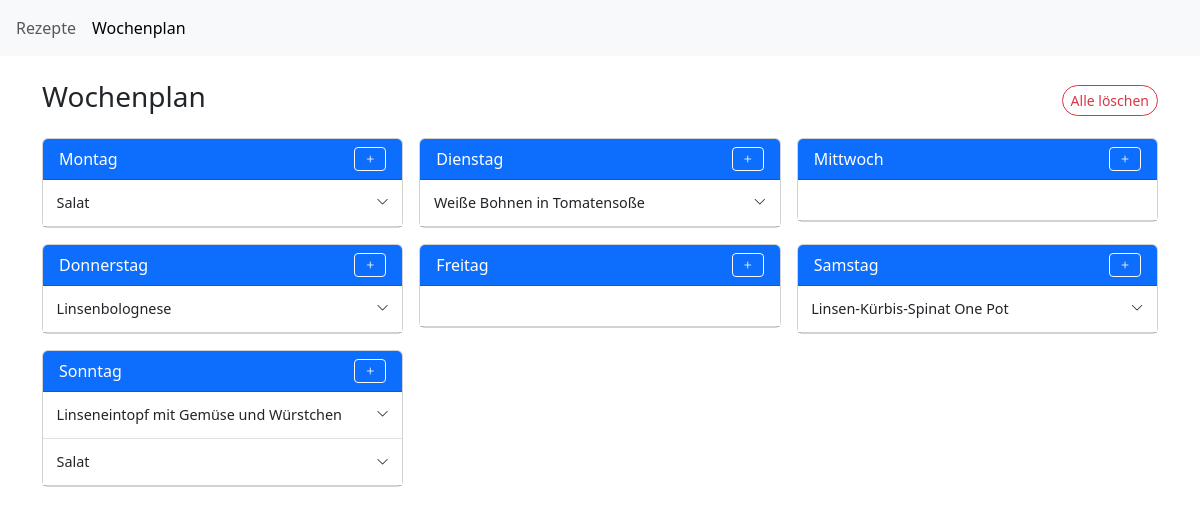
The app's page /recipes/weekly-plan/ with its own data.
### recipes/models.py (models this page shows, shortened)
class WeeklyPlanEntry(models.Model):
    plan = models.ForeignKey(WeeklyPlan, related_name="entries", on_delete=models.CASCADE)
    day = models.CharField(max_length=10, choices=DAY_CHOICES)
    recipe = models.ForeignKey('Recipe', on_delete=models.CASCADE)
    comment = models.TextField(blank=True)
    class Meta:
        ordering = ['day', 'id']  # damit die Einträge in Tagesreihenfolge angezeigt werden

class Recipe(models.Model):
    title = models.CharField(
        max_length=200,
        help_text="Titel"
    )
    slug = models.SlugField(
        unique=True,
        blank=True
    )
    servings = models.PositiveIntegerField(
        help_text="Portionen",
        null=True,
        blank=True,
    )
    image = models.ImageField(
        upload_to='recipes/',
        blank=True,
        null=True,
        help_text="Hauptbild"
    )
    labels = models.ManyToManyField(
        "Label",
        blank=True,
        help_text="Label"
    )
    duration_minutes = models.PositiveIntegerField(
        null=True,
        blank=True,
        help_text="Gesamtdauer des Rezepts in Minuten"
    )
    working_time = models.PositiveIntegerField(
        null=True,
        blank=True,
        help_text="Arbeitsdauer des Rezepts in Minuten"
    )
    temperature_celsius = models.PositiveIntegerField(
        null=True,
        blank=True,
        help_text="Back-/Ofentemperatur in °C (Ober-/Unterhitze)"
    )
    ingredients = models.CharField(
        null=True,
        blank=True,
        max_length=1000,  # Du solltest hier eine Länge definieren, falls du lange Zutatenlisten erwartest
        help_text="Zutaten"
    )
    steps = models.CharField(
        null=True,
        blank=True,
        max_length=1000,  # Ebenso für Schritte
        help_text="Anleitung"
    )
    cooked_count = models.PositiveIntegerField(
        default=0,
        help_text="So oft wurde das Rezept schon gekocht"
    )
    external_link = models.URLField(
        blank=True,
        null=True,
        help_text="Fügen Sie einen externen Link hinzu."
    )  # Neues Feld für den externen Link
    def get_absolute_url(self):
        return reverse("recipes:detail", kwargs={"slug": self.slug})

### recipes/views.py (the view, shortened to what this page needs)
# urls.py: path('weekly-plan/', views.weekly_plan_view, name='weekly_plan'),
def weekly_plan_view(request):
    week_start = date(2000, 1, 1)
    plan, _ = WeeklyPlan.objects.get_or_create(week_start=week_start)
    params = request.GET.copy()
    action = params.get("action")
    recipe_id = params.get("recipe_id")
    day = params.get("day")
    if action == "add" and recipe_id and day in DAYS:
        recipe = get_object_or_404(Recipe, id=recipe_id)
        WeeklyPlanEntry.objects.create(plan=plan, day=day, recipe=recipe)
        for key in ["recipe_id", "action", "day", "entry_id"]:
            params.pop(key, None)
        return redirect(f"{reverse('recipes:weekly_plan')}?{params.urlencode()}")
    elif action == "clear":
        plan.entries.all().delete()
        for key in ["action", "recipe_id", "day", "entry_id"]:
            params.pop(key, None)
        return redirect(f"{reverse('recipes:weekly_plan')}?{params.urlencode()}")
    day_entries_list = [(day_name, plan.entries.filter(day=day_name)) for day_name in DAYS]
    context = {
        "plan": plan,
        "day_entries_list": day_entries_list,
        "recipes": Recipe.objects.all(),
        "days": DAYS,  # wichtig für das Dropdown in der Vorlage
    }
    return render(request, "recipes/weekly_plan.html", context)

### recipes/templates/recipes/weekly_plan.html (shortened to what this page needs)
{% extends "recipes/base.html" %}
{% block content %}
<div class="container my-4">
    <div class="d-flex justify-content-between align-items-center mb-3">
        <h3>Wochenplan</h3>
        <a href="?action=clear" class="btn btn-ios-sm-danger" title="Alle Einträge löschen">Alle löschen</a>
    </div>
    <div class="row g-3">
        {% for day, entries in day_entries_list %}
        <div class="col-md-4 col-sm-6">
            <div class="card">
                <div class="card-header bg-primary text-white d-flex align-items-center">
                    <span>{{ day }}</span>
                    <button
                    class="btn btn-sm btn-outline-light ms-auto toggle-btn"
                    data-bs-toggle="collapse"
                    data-bs-target="#collapseTwo{{day}}"
                    aria-expanded="false"
                    >
                        <i class="bi bi-plus plus-icon"></i>
                    </button>
                </div>
                <ul class="list-group list-group-flush day-list" data-day="{{ day }}">
                    {% for entry in entries %}
                    <li class="list-group-item text-muted empty-entry px-1">
                        <div class="accordion small-accordion w-100" id="accordion{{ entry.id }}">
                            <div class="accordion-item w-100">
                                <h2 class="accordion-header">
                                    <button
                                        class="accordion-button collapsed d-flex align-items-center"
                                        type="button"
                                        data-bs-toggle="collapse"
                                        data-bs-target="#collapseOne{{ entry.id }}"
                                        aria-expanded="false"
                                        aria-controls="collapseOne{{ entry.id }}"
                                    >
                                        <span class="flex-grow-1">
                                            {{ entry.recipe.title }}
                                        </span>
                                        <i class="bi bi-chevron-down small ms-2"></i>
                                    </button>
                                </h2>
                            </div>
                        </div>
                        </li>
                    {% empty %}
                        <li class="list-group-item text-muted empty-entry"><span class="invisible">placeholder</span></li>
                    {% endfor %}
                </ul>
            </div>
        </div>
        {% endfor %}
    </div>
</div>
{% endblock %}

### recipes/static/recipes/style.css (style rules this page uses)
.btn, .btn:hover, .btn:focus, .btn:active, .btn:focus-visible { box-shadow: none; transform: none; transition: none; }
.small-accordion .accordion-button { padding: 0.4rem 0.6rem; font-size: 0.9rem; }
.small-accordion .accordion-button::after { display: none; }
.small-accordion .accordion-item { border: none; }
.btn-ios-sm, .btn-ios-sm-secondary, .btn-ios-sm-success, .btn-ios-sm-filter, .btn-ios-sm-danger { display: inline-flex; align-items: center; justify-content: center; padding: 0.25rem 0.5rem; border-radius: 9999px; font-size: 0.875rem; font-weight: 500; transition: all 0.2s ease; }
.btn-ios-sm-danger { border: 1px solid #dc3545; background-color: #fff; color: #dc3545; }

### records on screen
WeeklyPlanEntry: recipe "Salat"
WeeklyPlanEntry: recipe "Weiße Bohnen in Tomatensoße"
WeeklyPlanEntry: recipe "Linsenbolognese"
WeeklyPlanEntry: recipe "Linsen-Kürbis-Spinat One Pot"
WeeklyPlanEntry: recipe "Linseneintopf mit Gemüse und Würstchen"
WeeklyPlanEntry: recipe "Salat"

### other values on screen
{{ day }} "Montag" "Dienstag" "Mittwoch" "Donnerstag" "Freitag" "Samstag" "Sonntag"
